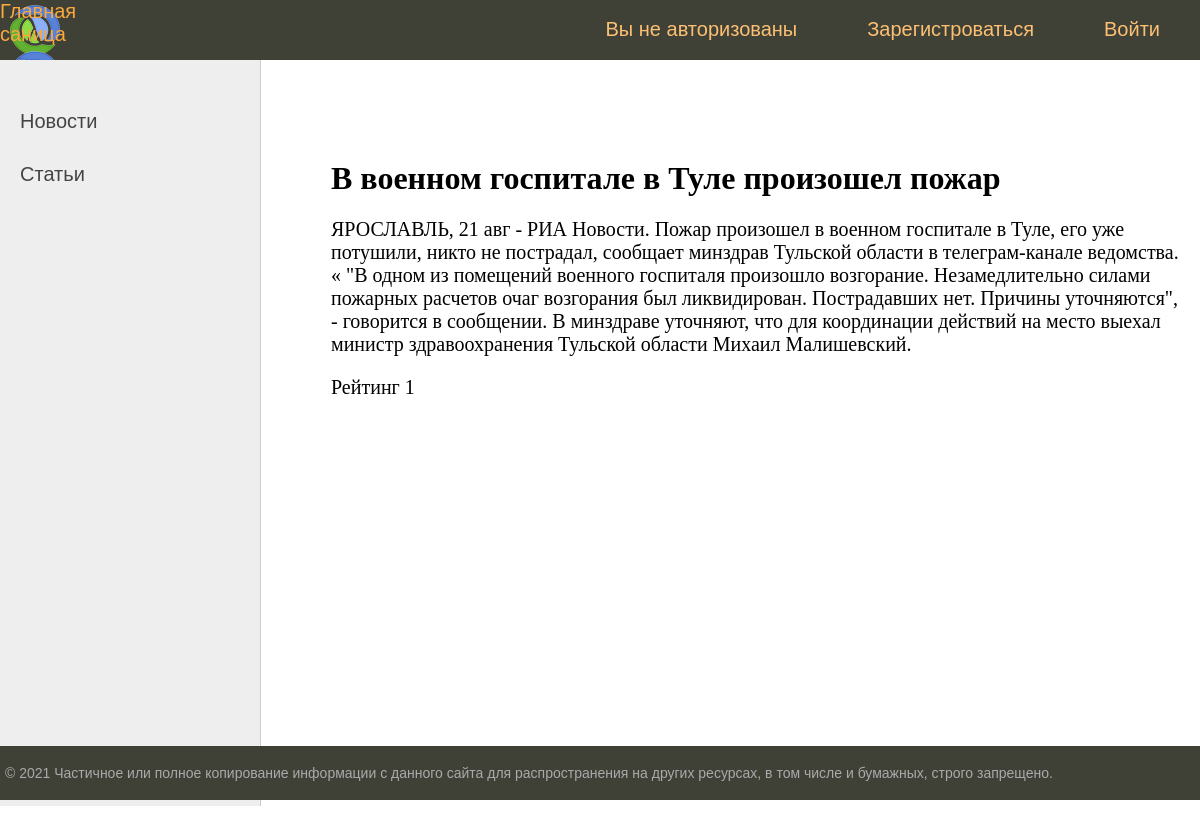
Screenshot of /showpost/10 with the database file from the repository.
### newsportal/models.py (models this page shows, shortened)
class Post(models.Model):
    author = models.ForeignKey(Author, on_delete=models.CASCADE, verbose_name='Автор')
    type_post = models.CharField(max_length=1, choices=POSTS, verbose_name='Тип поста')
    time_created = models.DateTimeField(auto_now_add=True, verbose_name='Дата создания')
    category = models.ManyToManyField(Category, through="PostCategory", verbose_name='Категория')
    title =  models.CharField(max_length=255, verbose_name='Оглавление')
    content = models.TextField( verbose_name='Содержание')
    rating = models.SmallIntegerField(default=0, verbose_name='Рейтинг')

### newsportal/views.py (the view)
# urls.py: path('showpost/<int:post_id>', showpost, name='showpost'),
def showpost(request, post_id):
    post = Post.objects.get(pk=post_id)
    context = {
        'title':post.title,
        'post':post
    }
    return render(request, 'showpost.html', context)

### newsportal/templatetags/custom_filters.py (called while the page is built)
@register.filter()
def censor(value:str):
   swear_words = ('банан', 'морков', 'карто', 'броккол', 'ананас',
                  'Банан', 'Морков', 'Карто', 'Броккол', 'Ананас',)
   for word in swear_words:
      if word in value:
          value = value.replace(word, '****')
   return value

### templates/showpost.html (shortened to what this page needs)
{% extends 'default.html' %}
{% load custom_filters %}
{% block content %}
<h1>{{ post.title|censor }}</h1>
<p>{{ post.content|censor }}</p>
<p>Рейтинг {{ post.rating }}</p>
{% endblock content %}

### static/styles.css (style rules this page uses)
html, body { font-family: 'Arial'; margin: 0; padding: 0; height: 100%; width: 100%; color: #444; }
.content-text h1 { font-size: 32px; }

### rows the page displays
Post: title|censor "В военном госпитале в Туле произошел пожар", content|censor "ЯРОСЛАВЛЬ, 21 авг - РИА Новости. Пожар произошел в военном госпитале в Туле, его уже потушили, никто не пострадал, сообщает минздрав Тульской области в телеграм-канале ведомства. « \"В одном из помещений военного госпиталя произошло возгорание. Незамедлительно силами пожарных расчетов очаг возгорания был ликвидирован. Пострадавших нет. Причины уточняются\", - говорится в сообщении. В минздраве уточняют, что для координации действий на место выехал министр здравоохранения Тульской области Михаил Малишевский.", rating "1"
